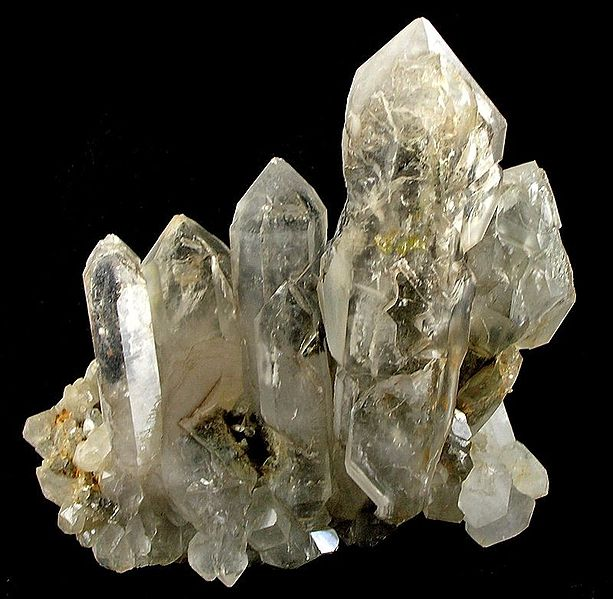
#> input picture images/quartz.jpg, 613 x 599 px
$ python cvThresholding.py
#> lines starting #> are read from the running program, lines starting #| are printed output that depends on the picture; after the words box and inside, x2 and y2 are one past the last pixel; in counts of white or black regions, pixels touching at a corner belong together
import cv2
import numpy as py

img = cv2.imread('images/quartz.jpg')
#> img is the input picture: shape (599, 613, 3); mean B, G, R 56.1, 68.2, 71.8
retval, threshold = cv2.threshold(img, 120, 255, cv2.THRESH_BINARY)
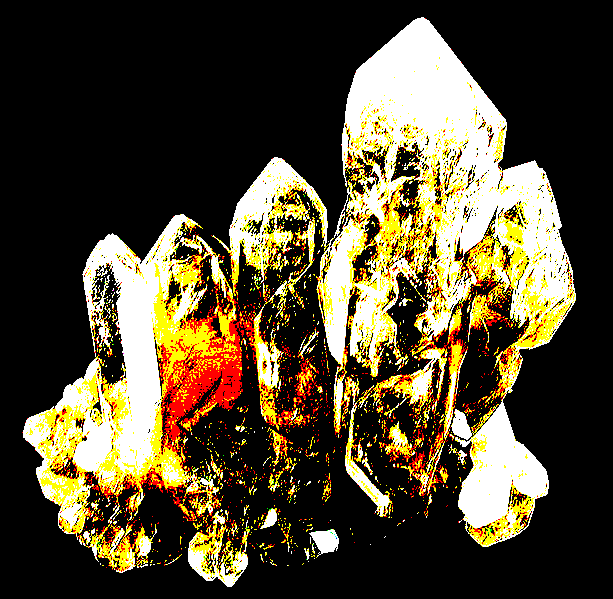
#> threshold: shape (599, 613, 3); mean B, G, R 48.7, 72.6, 82.6

grayscaled = cv2.cvtColor(img, cv2.COLOR_BGR2GRAY)
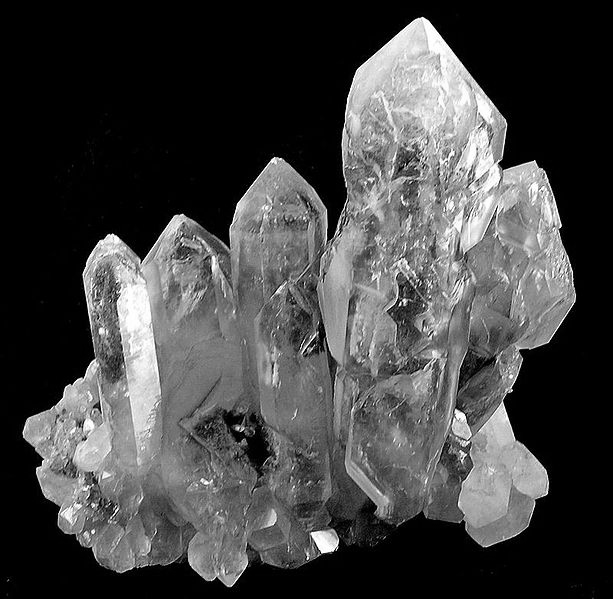
#> grayscaled: shape (599, 613); min 0, max 255, mean 67.9

gauze = cv2.adaptiveThreshold(grayscaled, 255, cv2.ADAPTIVE_THRESH_GAUSSIAN_C, cv2.THRESH_BINARY, 155, 1)
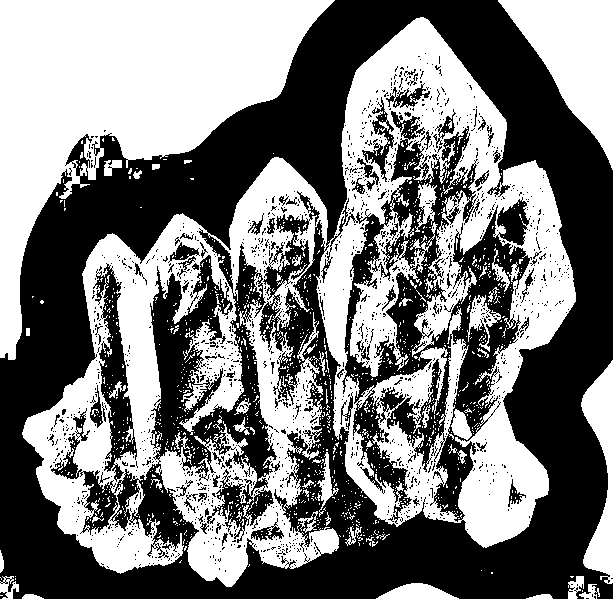
#> gauze: shape (599, 613); 48.6% white; 1278 white regions (1217 under 20 px), largest, box (x1, y1, x2, y2) and area: (22, 17, 576, 587) 107208, (0, 0, 335, 360) 48902, (498, 0, 613, 170) 9519


cv2.imshow('original', img)
cv2.imshow('threshold', threshold)
cv2.imshow('gauze', gauze)
cv2.waitKey(0)
cv2.destroyAllWindows

$ run again, with images/mushroom.jpg copied over images/quartz.jpg
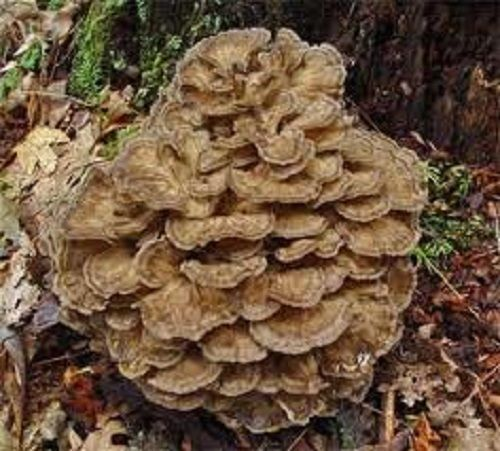
#> input picture images/mushroom.jpg, 500 x 451 px
#> img is the input picture: shape (451, 500, 3); mean B, G, R 62.3, 84.6, 108.4
#> `grayscaled = cv2.cvtColor(img, cv2.COLOR_BGR2GRAY)`:
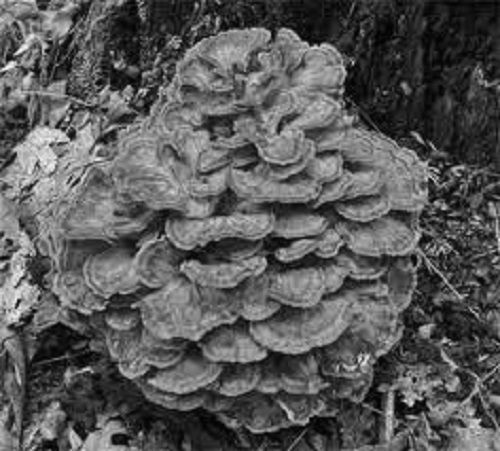
#> grayscaled: shape (451, 500); min 0, max 250, mean 89.2
#> `gauze = cv2.adaptiveThreshold(grayscaled, 255, cv2.ADAPTIVE_THRESH_GAU..`:
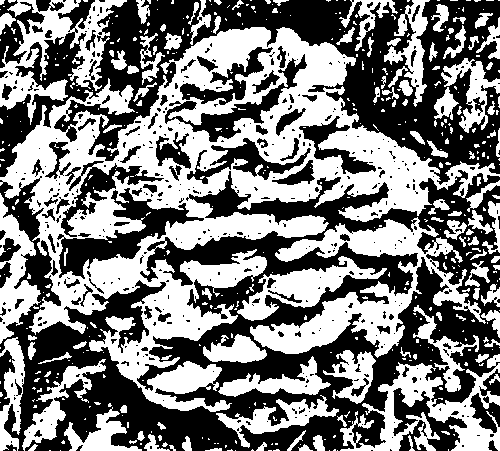
#> gauze: shape (451, 500); 48.7% white; 464 white regions (349 under 20 px), largest, box (x1, y1, x2, y2) and area: (0, 27, 500, 412) 56078, (250, 217, 486, 358) 9981, (340, 354, 500, 451) 5701

$ run again, with images/mushroom3.jpg copied over images/quartz.jpg
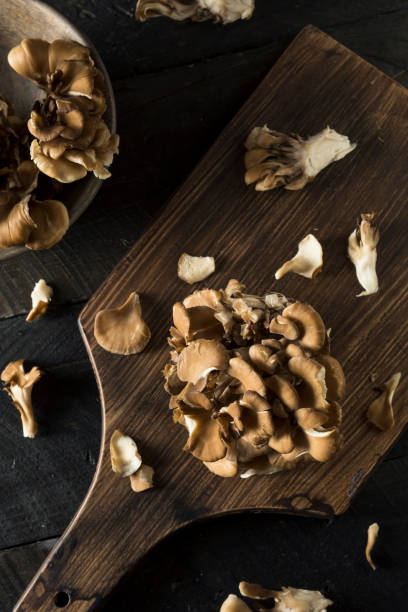
#> input picture images/mushroom3.jpg, 408 x 612 px
#> img is the input picture: shape (612, 408, 3); mean B, G, R 33.9, 47.5, 61
#> `retval, threshold = cv2.threshold(img, 120, 255, cv2.THRESH_BINARY)`:
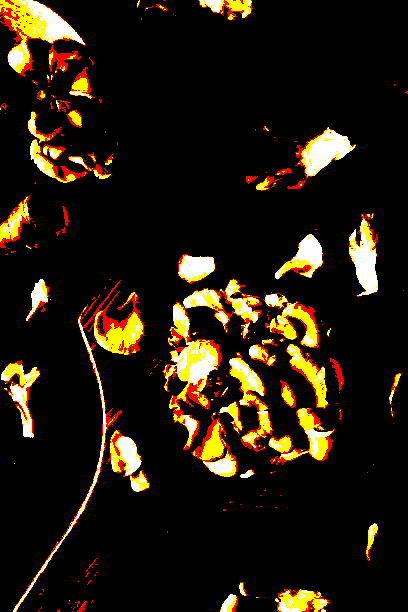
#> threshold: shape (612, 408, 3); mean B, G, R 11.8, 25.6, 35.5
#> `gauze = cv2.adaptiveThreshold(grayscaled, 255, cv2.ADAPTIVE_THRESH_GAU..`:
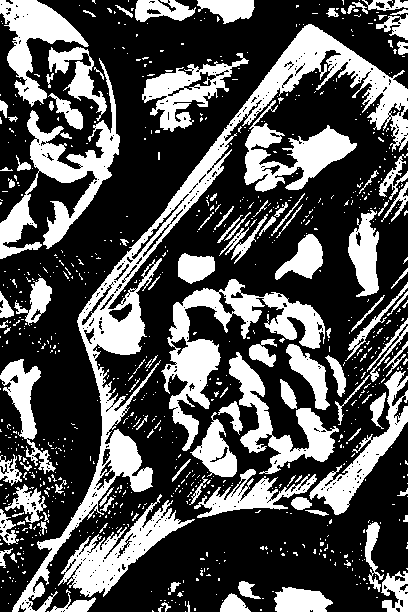
#> gauze: shape (612, 408); 32.7% white; 856 white regions (741 under 20 px), largest, box (x1, y1, x2, y2) and area: (12, 24, 408, 612) 17371, (161, 279, 325, 451) 6982, (0, 58, 120, 259) 5711
